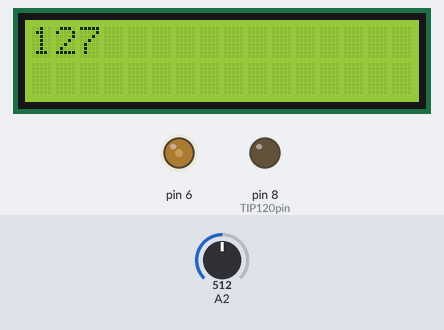
Simulated run of this sketch. Board: Arduino Uno, built with avr-gcc and run on an emulated ATmega328P. Parts: 16×2 character LCD, output pins drawn as LEDs (lit = HIGH). The inputs (shaded band) are chosen by the test bench; at power-on: A2 = 512.

Above: at 1.2 s.
1.3 s: A2 set to 523
At 2.3 s:
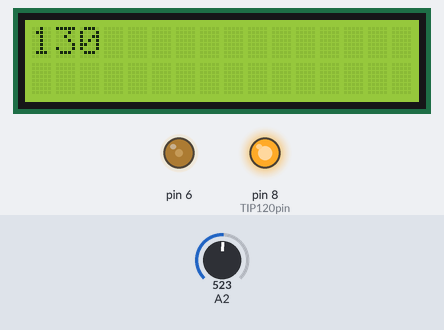
2.8 s: A2 set to 716
At 4.0 s:
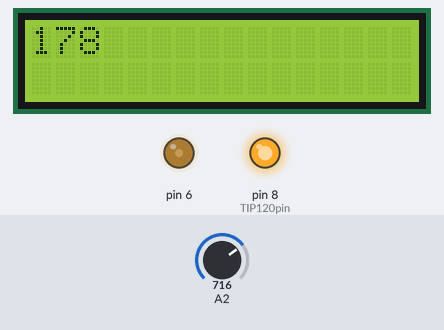
4.3 s: A2 set to 511
At 5.7 s:
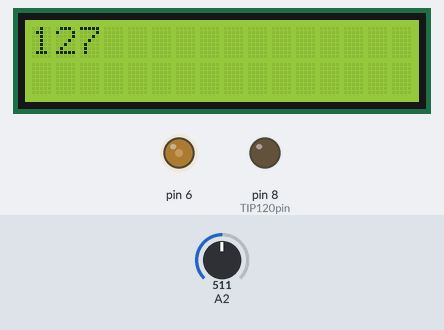
Timing chart, 0 to 7.3 s (numbered marks = the images above; inputs shaded):
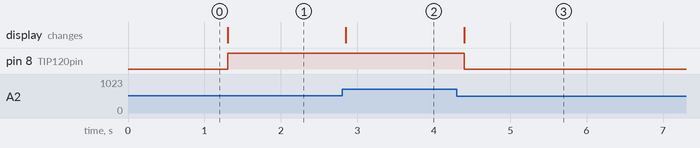

The sketch:

pot_to_motor.ino
```cpp
#include <LiquidCrystal.h> // nog een bibliotheek om een LCD schermpje te gebruiken
int Contrast=75; // contrast voor het lcd scherm definen
const int rs = 12, en = 11, d4 = 5, d5 = 4, d6 = 3, d7 = 2; // pinnen voor het lcd scherm definen
LiquidCrystal lcd(rs, en, d4, d5, d6, d7); // lcd scherm definen
int TIP120pin = 8; //for this project, I pick Arduino's PMW pin 11
  int val = 0;
  int lcdin= 0;
void setup() {
  // put your setup code here, to run once:
Serial.begin (9600); // de seriële monitor opstarten
  analogWrite(6,Contrast); // contrast op het lcd scherm instellen
  lcd.begin(16, 2); // het lcd scherm opstarten
pinMode(TIP120pin, OUTPUT); // Set pin for output to control TIP120 Base pin

}

void loop() {
  // put your main code here, to run repeatedly:
val = analogRead(A2);
lcdin = map(val,0,1024,0,255);
lcd.clear();
lcd.println(lcdin);
analogWrite(TIP120pin, lcdin); // By changing values from 0 to 255
delay(100);
}
```

Measured:
- the behaviour switches between 514 and 515 on A2 (found by bisection; images 0 and 1)
- after the input at 1.3 s, pin 8 (TIP120pin): LOW → HIGH at once; the display: changes at once (image 1)
- after the input at 2.8 s, the display: changes after 0.05 s (image 2)
- after the input at 4.3 s, pin 8 (TIP120pin): HIGH → LOW after 0.10 s; the display: changes after 0.10 s (image 3)
